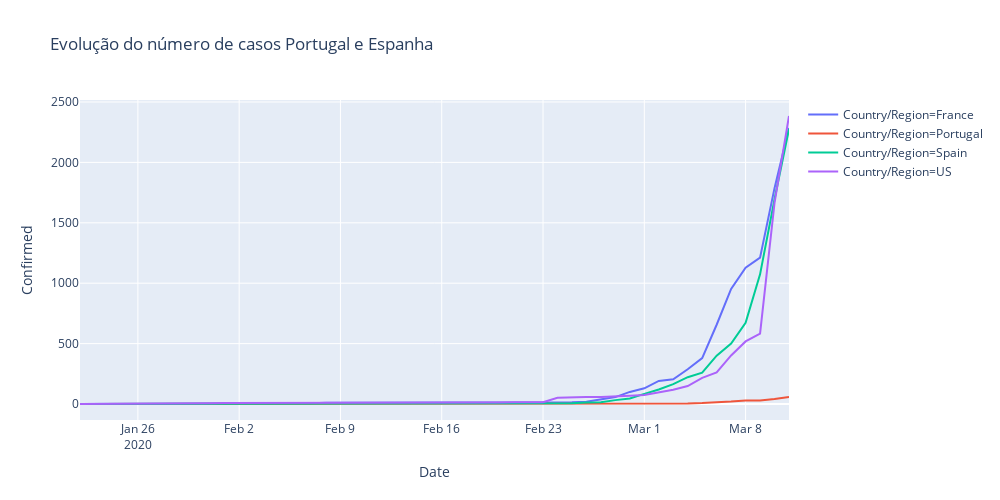

Write notebook code for a chart like this one.
### Code cell
temp = full_table.loc[((full_table['Country/Region']=='Spain')| (full_table['Country/Region']=='Portugal')
                       |(full_table['Country/Region']=='France') |(full_table['Country/Region']=='US'))]
temp = temp.groupby(['Country/Region', 'Date'])['Confirmed', 'Deaths', 'Recovered'].sum()

temp = temp.reset_index()


fig = px.line(temp, x="Date", y="Confirmed", color='Country/Region',  height=500,width=1000,
             title='Evolução do número de casos Portugal e Espanha')
fig.show()
